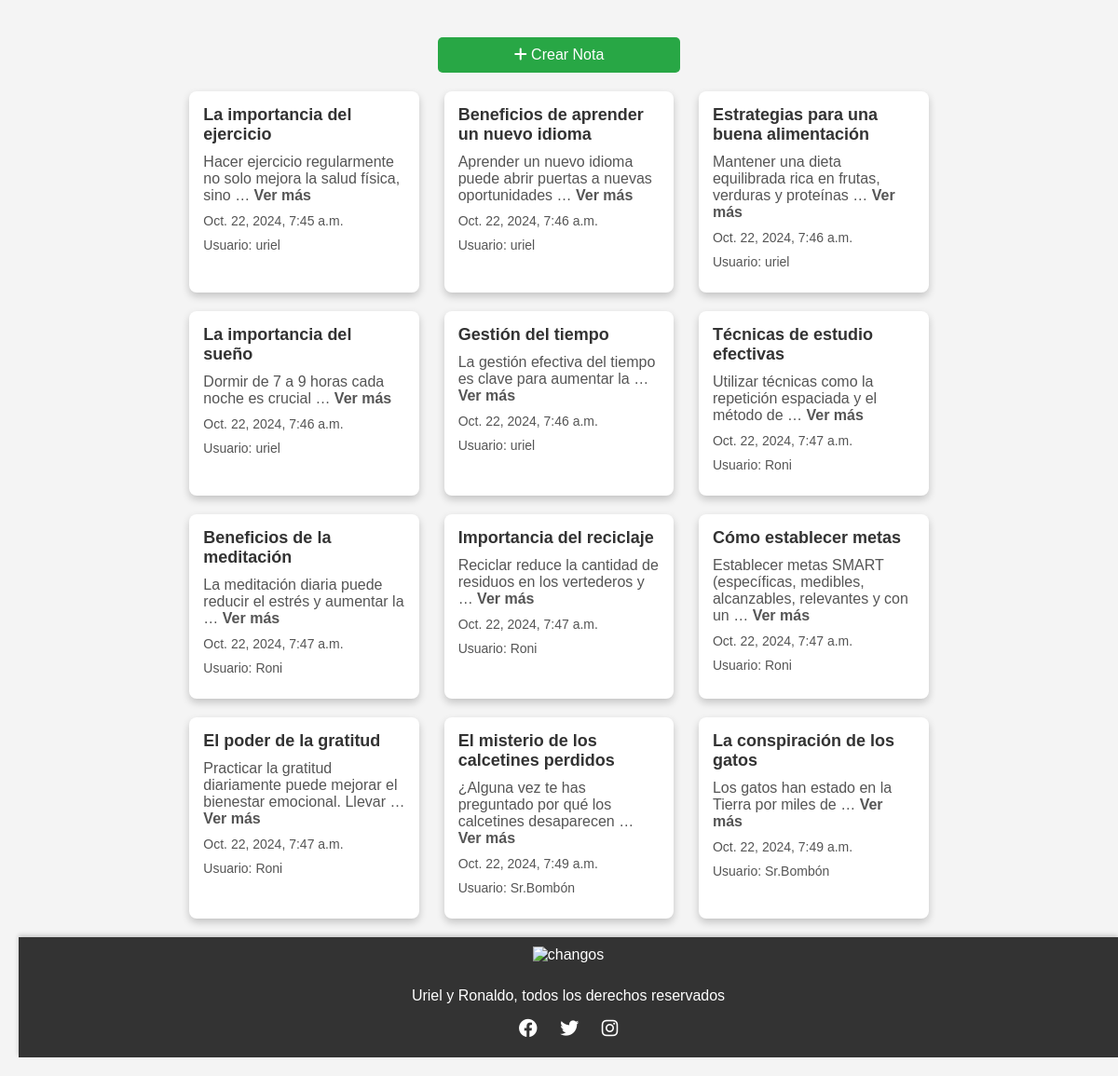
The app's page /notes/ with its own data.
### notes_UrielRonaldoMendozaNuñez/models.py (models this page shows, shortened)
class Note(models.Model):
    user = models.ForeignKey(User, on_delete=models.CASCADE, related_name='notes')
    title_note = models.CharField(max_length=50)
    content_note = models.CharField(max_length=500)
    creation_date_note = models.DateTimeField("Fecha de creación de la nota", auto_now_add=True)

### notes_UrielRonaldoMendozaNuñez/views.py (the view)
# urls.py: path('', views.list, name='list'),
def list (request):
    lista_de_notas = Note.objects.order_by("creation_date_note")
    context = {
        "lista_de_notas": lista_de_notas,
    }
    return render(request, "notes_UrielRonaldoMendozaNuñez/list_MendozaNuñez.html", context)

### notes_UrielRonaldoMendozaNuñez/templates/notes_UrielRonaldoMendozaNuñez/list_MendozaNuñez.html (shortened to what this page needs)
<link rel="stylesheet" href="https://cdnjs.cloudflare.com/ajax/libs/font-awesome/6.0.0-beta3/css/all.min.css">
</head>
<body>
<div class="container">
    <a href="{% url 'notes:create' %}" class="create-button">
        <i class="fas fa-plus"></i> Crear Nota
    </a>
</div>
<div class="container">
    {% if lista_de_notas %}
        {% for note in lista_de_notas %}
            <div class="card">
                <a href="{% url 'notes:detail' note.id %}" style="text-decoration: none;">
                    <h3>{{ note.title_note }}</h3>
                    <p>{{ note.content_note|truncatewords:10 }} <strong>Ver más</strong></p>
                    <p class="creation-date">{{ note.creation_date_note }}</p>
                    <p class="user-note">Usuario: {{ note.user.username }}</p>
                </a>
            </div>
        {% endfor %}
    {% else %}
        <p class="no-notes">No hay notas disponibles.</p>
    {% endif %}
</div>
<footer>
    <img src="https://media.tenor.com/Y7wZjkZx1ksAAAAj/monkey-thinking-meme-monkey-thinking-sticker.gif" alt="changos" class="footer-logo">
    <div>
        <p>Uriel y Ronaldo, todos los derechos reservados</p>
    </div>
    <div class="social-icons">
        <a href="#" class="fab fa-facebook"></a>
        <a href="#" class="fab fa-twitter"></a>
        <a href="#" class="fab fa-instagram"></a>
    </div>
</footer>
</body>
</html>

### notes_UrielRonaldoMendozaNuñez/templates/notes_UrielRonaldoMendozaNuñez/list_MendozaNuñez.html (style rules this page uses)
body { font-family: Arial, sans-serif; background-color: #f4f4f4; margin: 0; padding: 20px; }
.container { max-width: 800px; margin: auto; display: flex; flex-wrap: wrap; gap: 20px; justify-content: center; }
.card { background: white; border-radius: 8px; box-shadow: 0 4px 8px rgba(0, 0, 0, 0.2); padding: 15px; width: calc(33.33% - 20px); box-sizing: border-box; transition: transform 0.3s; text-decoration: none; color: inherit; display: flex; flex-direction: column; justify-content: space-between; min-height: 150px; margin: 0 auto; }
.card h3 { margin: 0 0 10px; font-size: 18px; color: #333; }
.card p { margin: 0 0 10px; color: #555; }
.creation-date, .user-note { margin-top: auto; font-size: 14px; color: #888; }
.create-button { display: block; margin: 20px auto; padding: 10px 20px; background-color: #28a745; color: white; text-decoration: none; text-align: center; border-radius: 5px; transition: background-color 0.3s; width: 220px; }
footer { background-color: #333; color: white; text-align: center; padding: 10px; margin-top: 20px; position: relative; bottom: 0; width: 100%; box-shadow: 0 -2px 5px rgba(0, 0, 0, 0.2); }
.footer-logo { max-width: 100px; margin-bottom: 10px; }
.social-icons { margin: 10px 0; }
.social-icons a { margin: 0 10px; color: white; text-decoration: none; font-size: 20px; }

### records on screen
Note: title_note "La importancia del ejercicio", content_note "Hacer ejercicio regularmente no solo mejora la salud física, sino …", creation_date_note "Oct. 22, 2024, 7:45 a.m.", user.username "uriel"
Note: title_note "Beneficios de aprender un nuevo idioma", content_note "Aprender un nuevo idioma puede abrir puertas a nuevas oportunidades …", creation_date_note "Oct. 22, 2024, 7:46 a.m.", user.username "uriel"
Note: title_note "Estrategias para una buena alimentación", content_note "Mantener una dieta equilibrada rica en frutas, verduras y proteínas …", creation_date_note "Oct. 22, 2024, 7:46 a.m.", user.username "uriel"
Note: title_note "La importancia del sueño", content_note "Dormir de 7 a 9 horas cada noche es crucial …", creation_date_note "Oct. 22, 2024, 7:46 a.m.", user.username "uriel"
Note: title_note "Gestión del tiempo", content_note "La gestión efectiva del tiempo es clave para aumentar la …", creation_date_note "Oct. 22, 2024, 7:46 a.m.", user.username "uriel"
Note: title_note "Técnicas de estudio efectivas", content_note "Utilizar técnicas como la repetición espaciada y el método de …", creation_date_note "Oct. 22, 2024, 7:47 a.m.", user.username "Roni"
Note: title_note "Beneficios de la meditación", content_note "La meditación diaria puede reducir el estrés y aumentar la …", creation_date_note "Oct. 22, 2024, 7:47 a.m.", user.username "Roni"
Note: title_note "Importancia del reciclaje", content_note "Reciclar reduce la cantidad de residuos en los vertederos y …", creation_date_note "Oct. 22, 2024, 7:47 a.m.", user.username "Roni"
Note: title_note "Cómo establecer metas", content_note "Establecer metas SMART (específicas, medibles, alcanzables, relevantes y con un …", creation_date_note "Oct. 22, 2024, 7:47 a.m.", user.username "Roni"
Note: title_note "El poder de la gratitud", content_note "Practicar la gratitud diariamente puede mejorar el bienestar emocional. Llevar …", creation_date_note "Oct. 22, 2024, 7:47 a.m.", user.username "Roni"
Note: title_note "El misterio de los calcetines perdidos", content_note "¿Alguna vez te has preguntado por qué los calcetines desaparecen …", creation_date_note "Oct. 22, 2024, 7:49 a.m.", user.username "Sr.Bombón"
Note: title_note "La conspiración de los gatos", content_note "Los gatos han estado en la Tierra por miles de …", creation_date_note "Oct. 22, 2024, 7:49 a.m.", user.username "Sr.Bombón"
